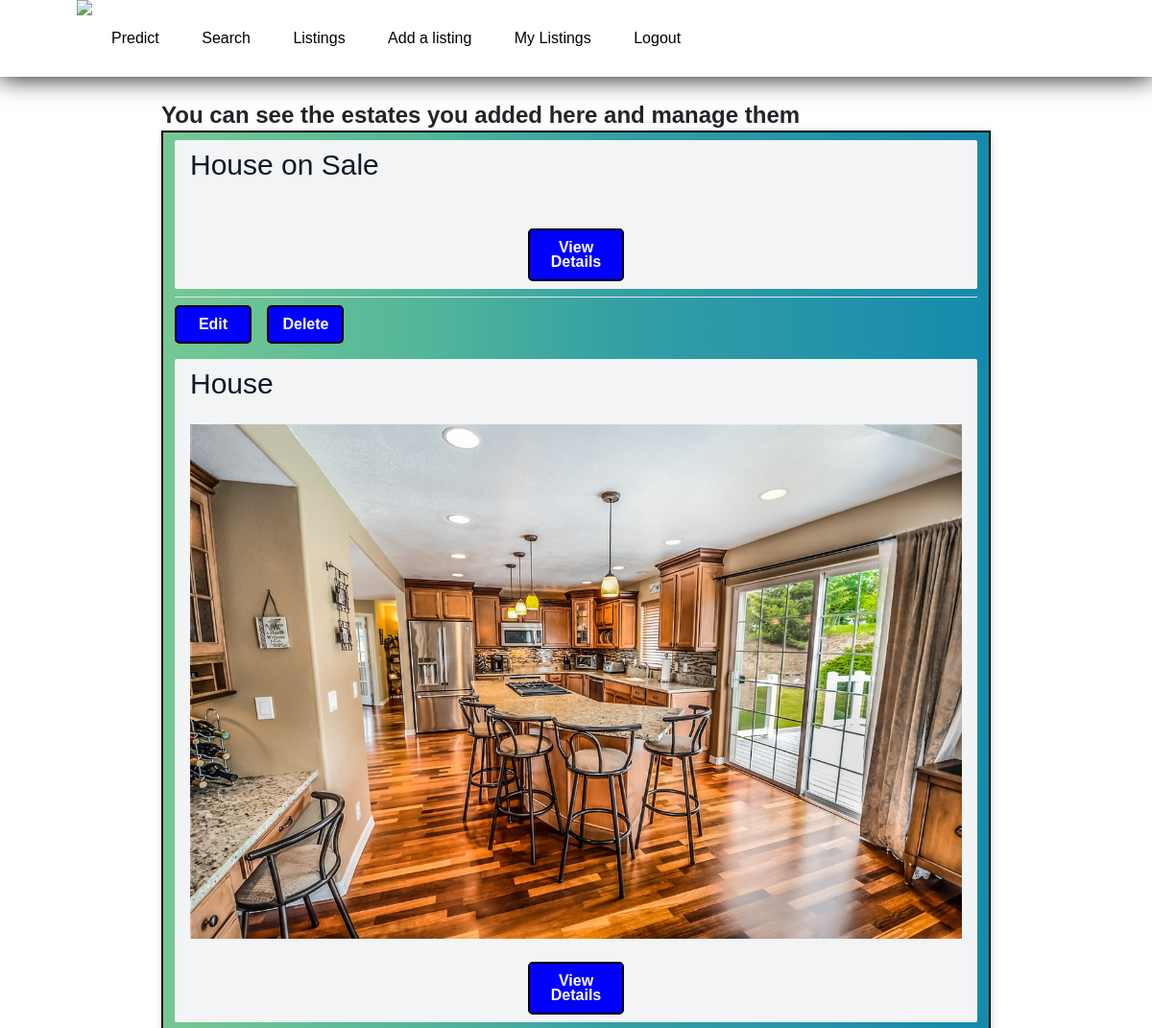
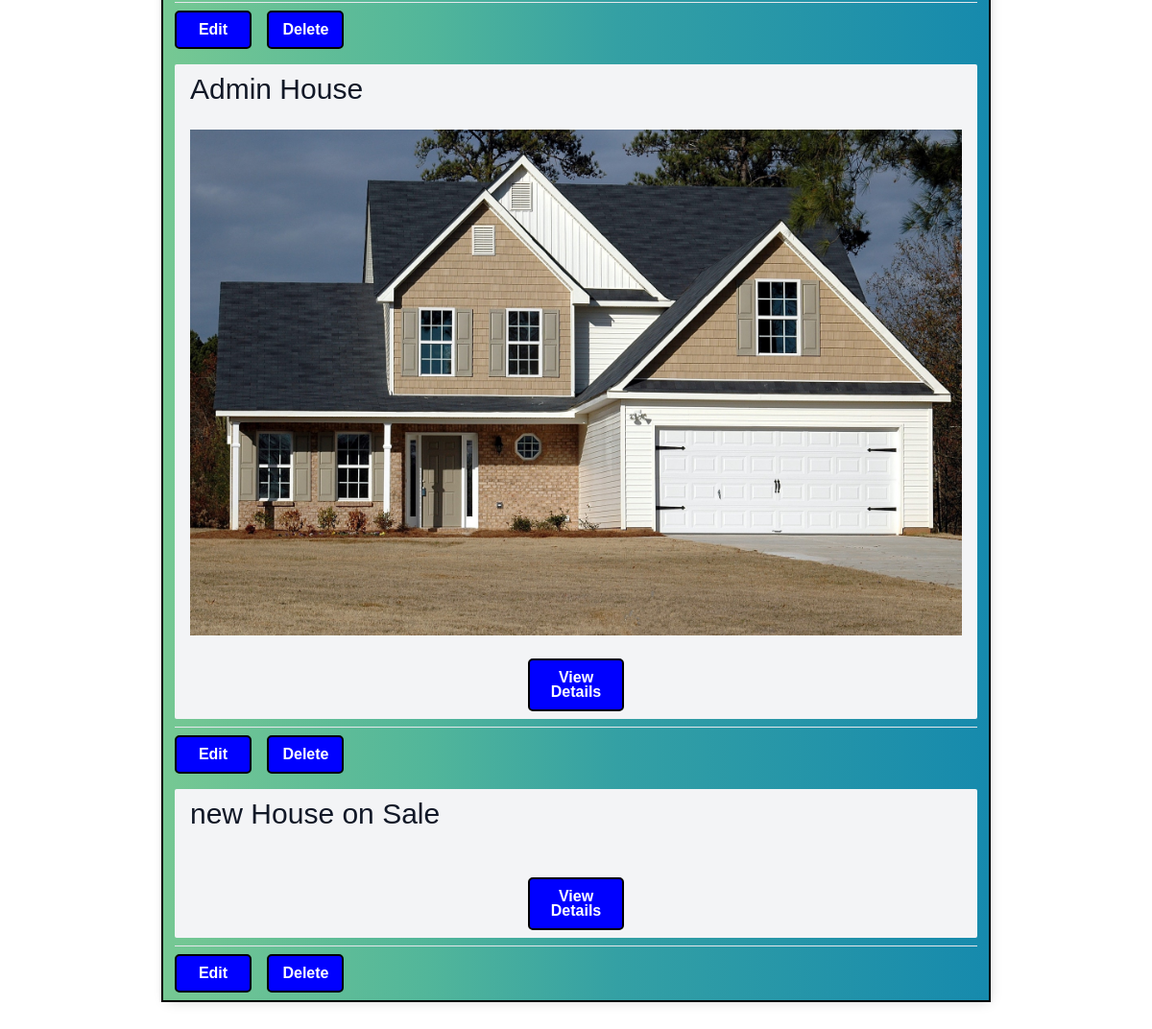
The app's page /user_specific_listings/ (signed in) with its own data (2 pictures, top to bottom).
### listings/models.py (models this page shows, shortened)
class Listing(models.Model):
    Title = models.CharField(max_length=30, default='House on Sale')
    slug = models.CharField(max_length=100, null=True, blank=True)
    Location = models.CharField(max_length=30, default='Kalanki')
    City = models.CharField(max_length=30, default='Kathmandu')
    Price = models.IntegerField(default=9999999)
    Bedroom = models.IntegerField(default=1)
    Bathroom = models.IntegerField(default=1)
    Floors = models.IntegerField(default=1)
    Parking = models.IntegerField(default=1)
    Face = models.CharField(max_length=30, default="East")
    Area = models.IntegerField(default=100)
    Road_Width = models.IntegerField(default=0)
    Road_Type = models.CharField(max_length=30, default="Concrete")
    Build_Area = models.IntegerField(default=100)
    Amenities = models.CharField(max_length=30, default="Bathroom")
    Contact_number = models.IntegerField(default=9845654321)
    Contact_mail = models.EmailField(max_length=30, default='admin@gmail.com')
    Image = models.ImageField(max_length = 254)
    user = models.ForeignKey(User, on_delete=models.SET_NULL,null=True)
    is_sold = models.BooleanField(default=False)
    Description = models.CharField(max_length=1000, default="Please describe your estate here. You may also justify the price of your estate here.")
    likes = models.ManyToManyField(User, related_name='estate')

### listings/views.py (the view)
# urls.py: path('user_specific_listings/', user_specific_listings, name='user_specific_listings'),
@login_required
def user_specific_listings(request):
    queryset_list=Listing.objects.all()
    username = request.user.username
    queryset_list=Listing.objects.filter(user__username=username)
    context={
        'listings':queryset_list,
    }
    return render(request, "user_specific_listings.html", context)

### templates/user_specific_listings.html (shortened to what this page needs)
{% extends "base.html" %}
    {% block content %}
    {% if request.user.is_authenticated %}
    <h2 class="text-2xl text-black-600"><strong>You can see the estates you added here and manage them</strong></h2>
    <div class="container">
        {% if listings %}
        {% for listing in listings %}
            <div class="mt-2 px-3 py-2 bg-gray-100 rounded-sm">
                <h3 class="text-3xl text-gray-900">{{ listing.Title }}</h3><br>
                {% if listing.Image %}
                <img src="{{ listing.Image.url }}" alt="">
                {% endif %}
                <br><center><a href="/listings/{{ listing.slug }}/" class="button">View Details</a></center>
            </div>
            <div>
                {% if request.user.is_authenticated %}
                <div class="mt-2 py-2 border-t border-gray-200">
                    <a href="/listings/{{ listing.id }}/edit/" class="other-buttons">
                        Edit</a>
                    <a href="/listings/{{ listing.id }}/delete/" class="ml-3 other-buttons">
                        Delete</a>
                </div>
                {% endif %}
            </div>
        {% endfor %}
        {% else %}
        <div class="col-md-12">
        <p>No Listings Available</p>
        </div>
        {% endif %}
    </div>
    {% endif %}
    {% endblock %}

### templates/base.html (style rules this page uses)
.button { display: inline-block; width: 100px; height: 55px; background: blue !important; padding: 10px; text-align: center; border-radius: 5px; color: white; font-weight: bold; line-height: 15px; text-decoration: none; border: 2px solid #000; }
.other-buttons { display: inline-block; width: 80px; height: 40px; background: blue !important; padding: 10px; text-align: center; border-radius: 5px; color: white; font-weight: bold; line-height: 15px; text-decoration: none; border: 2px solid #000; }
.container { max-width: 1550px; margin: auto; background-color: rgba(136, 5, 5, 0.421); -webkit-box-shadow: 2px 2px 13px -4px rgba(0, 0, 0, 0.21); box-shadow: 2px 2px 13px -4px rgba(0, 0, 0, 0.21); background: linear-gradient(90deg, #76C893 0%, #52B69A 32%, #34A0A4 55%, #168AAD 100%); border: 2px solid #000 }
body { background-size: cover; background-image: url('https://images.pexels.com/photos/235985/pexels-photo-235985.jpeg?auto=compress&cs=tinysrgb&w=1260&h=750&dpr=1'); font-family: sans-serif; margin-top: 80px; padding: 80px; }

### records on screen
Listing: Title "House on Sale"
Listing: Title "House", Image (picture)
Listing: Title "Admin House", Image (picture)
Listing: Title "new House on Sale"
